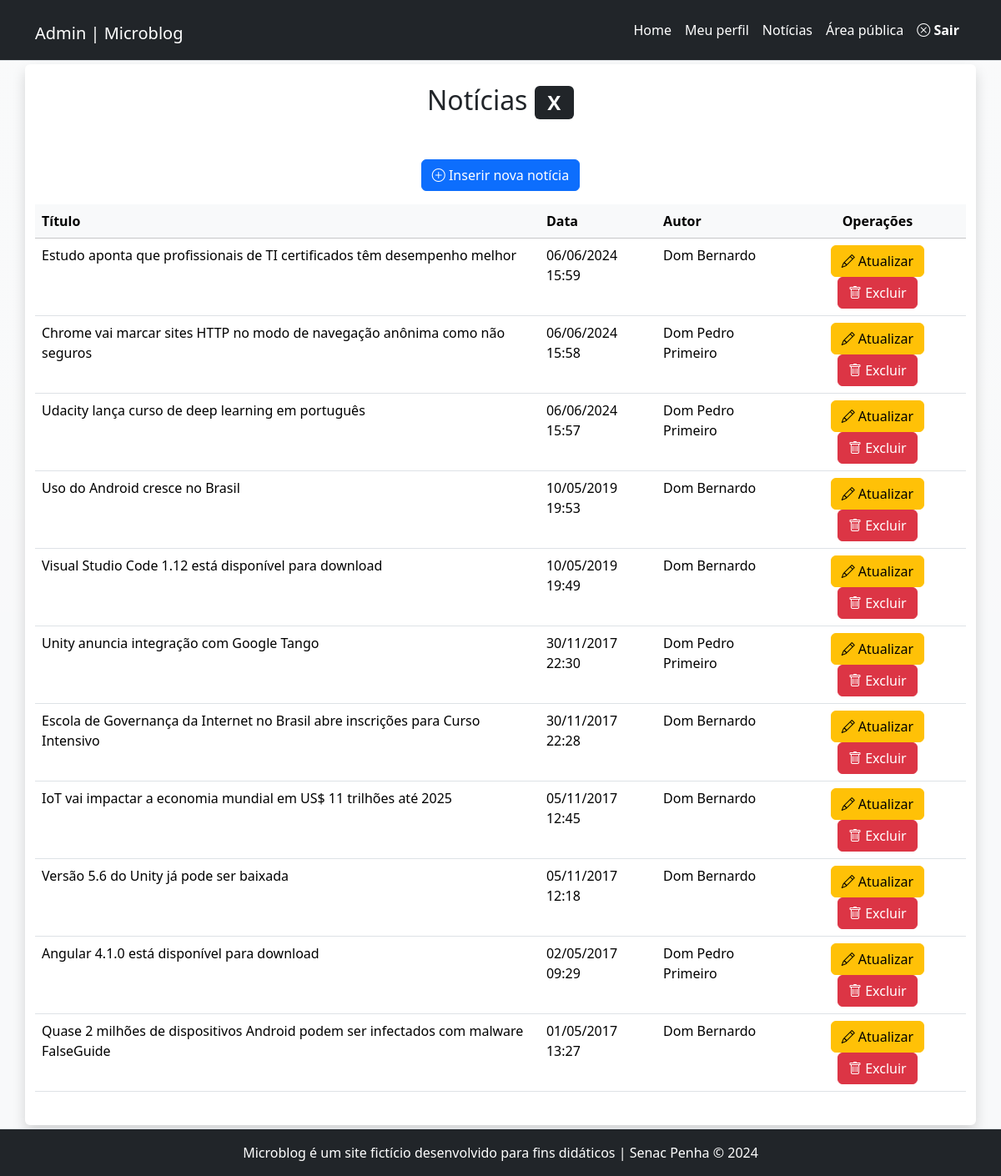
The app's page /admin/noticias.php (signed in) with its own data.
### tables this page shows
CREATE TABLE `noticias` (
  `id` int(11) NOT NULL,
  `data` datetime NOT NULL DEFAULT current_timestamp(),
  `titulo` varchar(150) NOT NULL,
  `texto` tinytext NOT NULL,
  `resumo` tinytext NOT NULL,
  `imagem` varchar(45) NOT NULL,
  `usuario_id` int(11) NOT NULL
);

CREATE TABLE `usuarios` (
  `id` int(11) NOT NULL,
  `nome` varchar(45) NOT NULL,
  `email` varchar(45) NOT NULL,
  `senha` varchar(255) NOT NULL,
  `tipo` enum('admin','editor') NOT NULL
);

### inc/funcoes-noticias.php (called while the page is built, shortened)
<?php
function formataData($data){
    return date('d/m/Y H:i', strtotime($data));
}
function lerNoticias($conexao, $idUsuario, $tipoUsuario)
{
    $sql = "SELECT
     noticias.id,
     noticias.titulo,
      noticias.data,
      usuarios.nome
       FROM noticias JOIN usuarios
        ON noticias.usuario_id = usuarios.id
        ORDER BY data DESC";
    $resultado = mysqli_query($conexao, $sql) or die(mysqli_error($conexao));
    return mysqli_fetch_all($resultado, MYSQLI_ASSOC);
}

### admin/noticias.php (the view)
<?php
require_once "../inc/cabecalho-admin.php";
require_once "../inc/funcoes-noticias.php";
$idUsuario = $_SESSION['id'];
$tipoUsuario = $_SESSION['tipo'];
$listaDeNoticias = lerNoticias($conexao, $idUsuario, $tipoUsuario);
?>
<div class="row">
	<article class="col-12 bg-white rounded shadow my-1 py-4">
		<h2 class="text-center">
		Notícias <span class="badge bg-dark">X</span>
		</h2>
		<p class="text-center mt-5">
			<a class="btn btn-primary" href="noticia-insere.php">
			<i class="bi bi-plus-circle"></i>
			Inserir nova notícia</a>
		</p>
		<div class="table-responsive">
			<table class="table table-hover">
				<thead class="table-light">
					<tr>
                        <th>Título</th>
                        <th>Data</th>
                        <th>Autor</th>
						<th class="text-center">Operações</th>
					</tr>
				</thead>
				<tbody>
					<tr>
						<?php foreach($listaDeNoticias as $noticias){ ?>
                        <td> <?=$noticias['titulo']?> </td>
                        <td><?= formataData($noticias["data"]) ?></td>
                        <td> <?=$noticias['nome']?> </td>
						<td class="text-center">
							<a class="btn btn-warning"
							href="noticia-atualiza.php?id=<?=$noticias["id"]?>">
							<i class="bi bi-pencil"></i> Atualizar
							</a>
							<a class="btn btn-danger excluir"
							href="noticia-exclui.php?id=<?=$noticias["id"]?>">
							<i class="bi bi-trash"></i> Excluir
							</a>
						</td>
					</tr>
<?php }?>
				</tbody>
			</table>
	</div>
	</article>
</div>
<?php
require_once "../inc/rodape-admin.php";
?>

### inc/cabecalho-admin.php (shortened to what this page needs)
<!DOCTYPE html>
<html lang="pt-br" class="h-100">
<head>
<link href="https://cdn.jsdelivr.net/npm/bootstrap@5.3.3/dist/css/bootstrap.min.css" rel="stylesheet">
<link rel="stylesheet" href="https://cdn.jsdelivr.net/npm/bootstrap-icons@1.11.3/font/bootstrap-icons.min.css">
<link rel="stylesheet" href="../css/style.css">
</head>
<body id="admin" class="d-flex flex-column h-100 bg-light bg-gradient">
<header id="topo" class="border-bottom sticky-top">
<nav class="navbar navbar-expand-lg navbar-dark bg-dark justify-content-between">
  <div class="container">
    <h1><a class="navbar-brand" href="index.php">Admin | Microblog</a></h1>
    <div class="collapse navbar-collapse" id="navbarSupportedContent">
        <ul class="navbar-nav ms-auto mb-2 mb-lg-0">
            <li class="nav-item">
                <a class="nav-link" href="index.php">Home</a>
            </li>
            <li class="nav-item">
                <a class="nav-link" href="meu-perfil.php">Meu perfil</a>
            </li>
            <li class="nav-item">
                <a class="nav-link" href="noticias.php">Notícias</a>
            </li>
            <li class="nav-item">
                <a class="nav-link" href="../index.php" target="_blank">Área pública</a>
            </li>
            <li class="nav-item">
                <a class="nav-link fw-bold" href="?sair"> <i class="bi bi-x-circle"></i> Sair</a>
            </li>
        </ul>
    </div>
  </div>
</nav>
</header>
<main class="flex-shrink-0">
    <div class="container">

### inc/rodape-admin.php (shortened to what this page needs)
</div>
</main>
<footer class="footer mt-auto py-3 bg-dark border-top">
    <div class="container text-center text-white">
        Microblog é um site fictício desenvolvido para fins didáticos | Senac Penha &copy; 2024
    </div>
</footer>
</body>
</html>

### css/style.css (style rules this page uses)
#admin .nav-link { color: white; }

### records on screen
noticias: titulo "Estudo aponta que profissionais de TI certificados têm desempenho melhor", data "06/06/2024 15:59", usuario.nome "Dom Bernardo"
noticias: titulo "Chrome vai marcar sites HTTP no modo de navegação anônima como não seguros", data "06/06/2024 15:58", usuario.nome "Dom Pedro Primeiro"
noticias: titulo "Udacity lança curso de deep learning em português", data "06/06/2024 15:57", usuario.nome "Dom Pedro Primeiro"
noticias: titulo "Uso do Android cresce no Brasil", data "10/05/2019 19:53", usuario.nome "Dom Bernardo"
noticias: titulo "Visual Studio Code 1.12 está disponível para download", data "10/05/2019 19:49", usuario.nome "Dom Bernardo"
noticias: titulo "Unity anuncia integração com Google Tango", data "30/11/2017 22:30", usuario.nome "Dom Pedro Primeiro"
noticias: titulo "Escola de Governança da Internet no Brasil abre inscrições para Curso Intensivo", data "30/11/2017 22:28", usuario.nome "Dom Bernardo"
noticias: titulo "IoT vai impactar a economia mundial em US$ 11 trilhões até 2025", data "05/11/2017 12:45", usuario.nome "Dom Bernardo"
noticias: titulo "Versão 5.6 do Unity já pode ser baixada", data "05/11/2017 12:18", usuario.nome "Dom Bernardo"
noticias: titulo "Angular 4.1.0 está disponível para download", data "02/05/2017 09:29", usuario.nome "Dom Pedro Primeiro"
noticias: titulo "Quase 2 milhões de dispositivos Android podem ser infectados com malware FalseGuide", data "01/05/2017 13:27", usuario.nome "Dom Bernardo"
